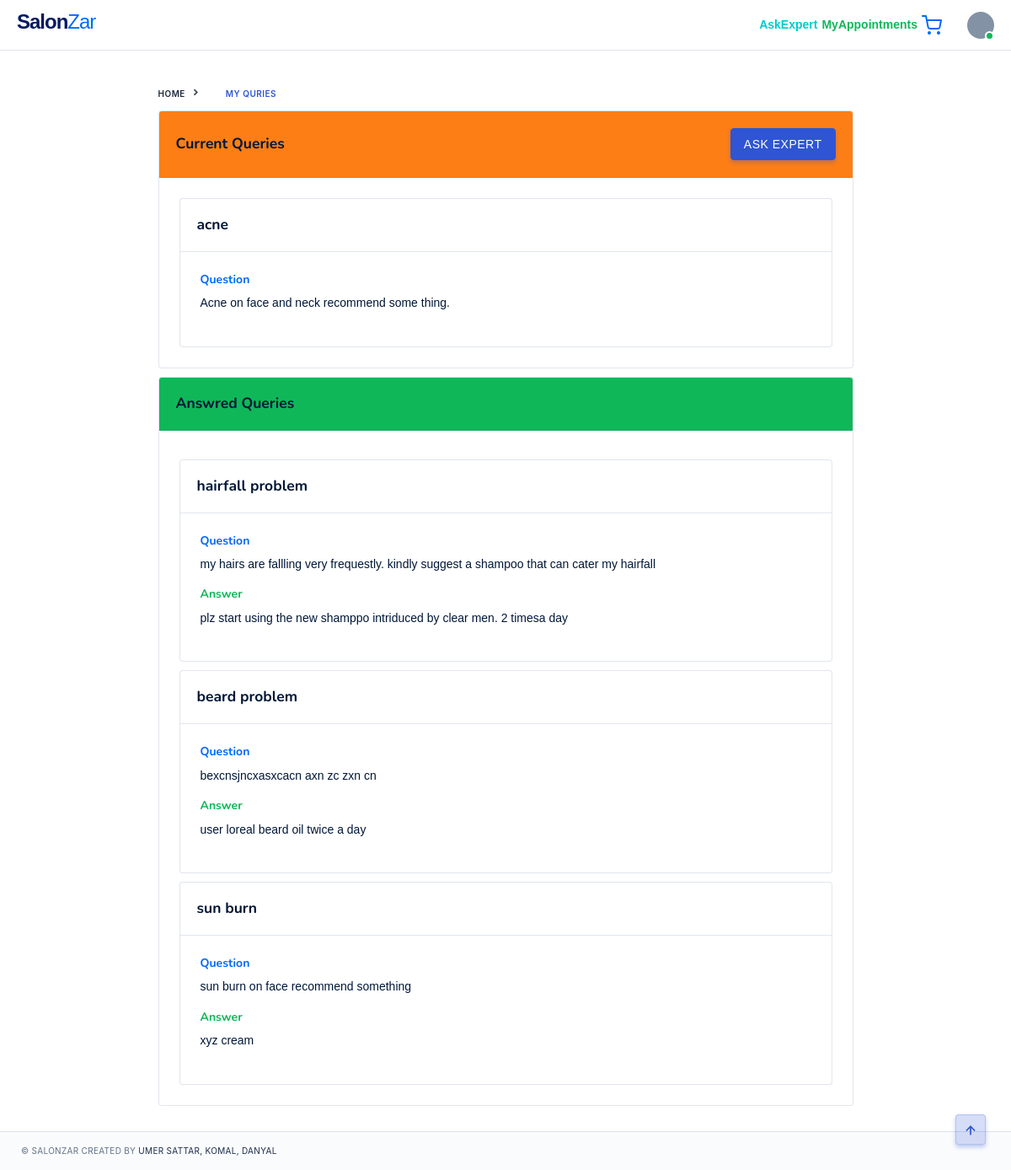
The page /ask_an_expert/ (signed in) on the database its author committed.
### salons/models.py (models this page shows, shortened)
class Query(models.Model):
    OPEN = 'open'
    CLOSE = 'close'
    query_choices = [
        (OPEN,'open'),
        (CLOSE,'close')
    ]
    user = models.CharField(max_length=200,null=True,blank=True)
    title = models.CharField(max_length=200,null=True,blank=True)
    question = models.TextField(max_length=500,null=True,blank=True)
    answer = models.TextField(max_length=500,null=True,blank=True)
    status = models.CharField(max_length=50,choices=query_choices,null=True,blank=True)

### salons/decorators.py (the view)
		def wrapper_func(request,*args,**kwargs):
			group = None
			if request.user.groups.exists():
				group = request.user.groups.all()[0].name
			if group in allowed_roles:
				return view_func(request,*args,**kwargs)
			else:
				return HttpResponse('You are not allowed to view this page')

### salons/templatetags/user_tags.py (called while the page is built)
@register.filter(name='has_group')
def has_group(user, group_name):
    return user.groups.filter(name=group_name).exists()

### salons/views.py (called while the page is built)
@login_required(login_url=login_page)
@allowed_users(allowed_roles=['customer'])
def all_queries(request):
    user = request.user
    queries = Query.objects.filter(user=user)
    open_queries = queries.filter(status= "open")
    close_queries = queries.filter(status= "close")
    context = {'queries':queries,'open_queries':open_queries,'close_queries':close_queries}
    return render(request, 'pages/all_customer_queries.html', context)

### salons/templates/pages/all_customer_queries.html
{% extends 'pages/base.html' %}
{% block content %}
<div class="container col-lg-9">
  <div class="row row-xs">
      <div class="col-lg-12 col-xl-12 mg-t-10">
        <nav aria-label="breadcrumb">
            <ol class="breadcrumb breadcrumb-style3 mg-b-10" style="display: inline-block;">
              <li class="breadcrumb-item"><a href="{% url 'home' %}">Home</a></li>
              <li class="breadcrumb-item active" >My Quries</li>
            </ol>
          </nav>
        <div class="card">
          <div class="card-header pd-y-20 d-md-flex align-items-center justify-content-between bg-orange ">
            <h5 class="mg-b-0"><b> Current Queries</b> </h5>
            <div class="float-right">
              <a class="btn btn-primary" href="{% url 'quetion_page' %}">ASK EXPERT</a>
             </div>
          </div>
          <div class="card-body pos-relative pd-0">
            {% for q in open_queries %}
            <div class="card">
              <div class="card-header pd-y-20 d-md-flex align-items-center justify-content-between">
                <h5 class="mg-b-0"><b>{{q.title}}</b> </h5>
              </div>
              <div class="card-body pos-relative pd-0">
                <div class="tx-primary">
                  <h6 class="tx-primary"><b>Question</b></h6>
                </div>
                <div>
                  <p>{{q.question}}</p>
                </div>
              </div>
            </div>
            {% endfor %}
            </div>
          </div>
        </div>
      <div class="col-lg-12 col-xl-12 mg-t-10">
        <div class="card">
          <div class="card-header pd-y-20 d-md-flex align-items-center justify-content-between bg-success ">
            <h5 class="mg-b-0"><b> Answred Queries</b> </h5>
          </div>
          <div class="card-body pos-relative pd-0">
            {% for q in close_queries %}
            <div class="card mg-t-10">
              <div class="card-header pd-y-20 d-md-flex align-items-center justify-content-between">
                <h5 class="mg-b-0"><b>{{q.title}}</b> </h5>
              </div>
              <div class="card-body pos-relative pd-0">
                <div class="tx-primary">
                  <h6 class="tx-primary"><b>Question</b></h6>
                </div>
                <div>
                  <p>{{q.question}}</p>
                </div>
                <div class="tx-primary">
                  <h6 class="tx-success"><b>Answer</b></h6>
                </div>
                <div>
                  <p>{{q.answer}}</p>
                </div>
              </div>
            </div>
            {% endfor %}
            </div>
          </div>
        </div>
      </div>
    </div>
  </div>
{% endblock %}

### rows shown on the page
Query: title "acne", question "Acne on face and neck recommend some thing."
Query: title "hairfall problem", question "my hairs are fallling very frequestly. kindly suggest a shampoo that can cater my hairfall", answer "plz start using the new shamppo intriduced by clear men. 2 timesa day"
Query: title "beard problem", question "bexcnsjncxasxcacn axn zc zxn cn", answer "user loreal beard oil twice a day"
Query: title "sun burn", question "sun burn on face recommend something", answer "xyz cream"
